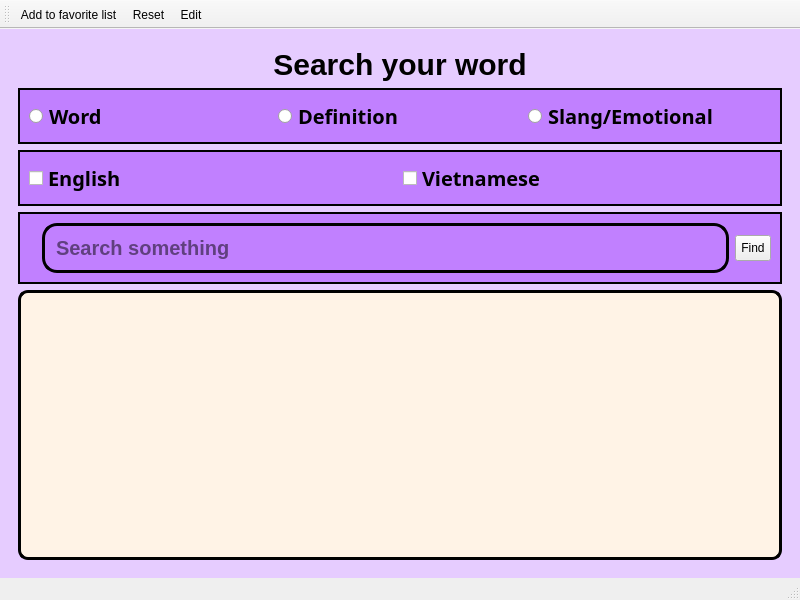
<?xml version="1.0" encoding="UTF-8"?>
<ui version="4.0">
 <class>search_window</class>
 <widget class="QMainWindow" name="search_window">
  <property name="geometry">
   <rect>
    <x>0</x>
    <y>0</y>
    <width>800</width>
    <height>600</height>
   </rect>
  </property>
  <property name="windowTitle">
   <string>Search window</string>
  </property>
  <property name="styleSheet">
   <string notr="true">#centralwidget{
	background-color: #e6ccff;
}
#label_search{
	font-family: &quot;Colonna MT&quot;;
	font-weight: bold;
	font-size: 30px;
}
#radioButton_def, #radioButton_word, #radioButton_SlangEmo, #checkBox_Viet, #checkBox_Eng, #lineSearch{
	font-family: &quot;Colonna MT&quot;;
	font-weight: bold;
	font-size: 20px;
}
#frame{
	border-width: 3px;
	border-style: solid;
	border-color: black;
	border-radius:10px;
}
#pushButton{
	padding: 5px;
}
#listWidget{
	border-width: 3px;
	border-style: solid;
	border-color: black;
	border-radius:10px;
	padding: 3px;
}

#frame_2, #frame_3, #frame_search{
	background-color: #c180ff;
	border-width: 2px;
	border-style: solid;
}
#lineSearch{
	background-color: #c180ff;
}

#frame_s{
	border-width: 3px;
	border-style: solid;
	border-color: #000000;
	border-radius: 15px;
}

#listWidget{
	background-color: #fff3e6;
	font-family: &quot;Colonna MT&quot;;
	font-size: 20px;
	color: black;	
}</string>
  </property>
  <widget class="QWidget" name="centralwidget">
   <layout class="QHBoxLayout" name="horizontalLayout_4">
    <item>
     <widget class="QWidget" name="widget_4" native="true">
      <layout class="QVBoxLayout" name="verticalLayout">
       <item>
        <widget class="QLabel" name="label_search">
         <property name="text">
          <string>Search your word</string>
         </property>
         <property name="alignment">
          <set>Qt::AlignCenter</set>
         </property>
        </widget>
       </item>
       <item>
        <widget class="QFrame" name="frame_2">
         <property name="frameShape">
          <enum>QFrame::StyledPanel</enum>
         </property>
         <property name="frameShadow">
          <enum>QFrame::Raised</enum>
         </property>
         <layout class="QHBoxLayout" name="horizontalLayout_2">
          <item>
           <widget class="QRadioButton" name="radioButton_word">
            <property name="font">
             <font>
              <family>Colonna MT</family>
              <pointsize>-1</pointsize>
              <bold>true</bold>
             </font>
            </property>
            <property name="text">
             <string>Word</string>
            </property>
           </widget>
          </item>
          <item>
           <widget class="QRadioButton" name="radioButton_def">
            <property name="font">
             <font>
              <family>Colonna MT</family>
              <pointsize>-1</pointsize>
              <bold>true</bold>
             </font>
            </property>
            <property name="text">
             <string>Definition</string>
            </property>
           </widget>
          </item>
          <item>
           <widget class="QRadioButton" name="radioButton_SlangEmo">
            <property name="font">
             <font>
              <family>Colonna MT</family>
              <pointsize>-1</pointsize>
              <bold>true</bold>
             </font>
            </property>
            <property name="text">
             <string>Slang/Emotional</string>
            </property>
           </widget>
          </item>
         </layout>
        </widget>
       </item>
       <item>
        <widget class="QFrame" name="frame_3">
         <property name="frameShape">
          <enum>QFrame::StyledPanel</enum>
         </property>
         <property name="frameShadow">
          <enum>QFrame::Raised</enum>
         </property>
         <layout class="QHBoxLayout" name="horizontalLayout_6">
          <item>
           <widget class="QCheckBox" name="checkBox_Eng">
            <property name="font">
             <font>
              <family>Colonna MT</family>
              <pointsize>-1</pointsize>
              <bold>true</bold>
             </font>
            </property>
            <property name="text">
             <string>English</string>
            </property>
           </widget>
          </item>
          <item>
           <widget class="QCheckBox" name="checkBox_Viet">
            <property name="font">
             <font>
              <family>Colonna MT</family>
              <pointsize>-1</pointsize>
              <bold>true</bold>
             </font>
            </property>
            <property name="text">
             <string>Vietnamese</string>
            </property>
           </widget>
          </item>
         </layout>
        </widget>
       </item>
       <item>
        <widget class="QFrame" name="frame_search">
         <property name="frameShape">
          <enum>QFrame::StyledPanel</enum>
         </property>
         <property name="frameShadow">
          <enum>QFrame::Raised</enum>
         </property>
         <layout class="QHBoxLayout" name="horizontalLayout">
          <item>
           <widget class="QLabel" name="label">
            <property name="text">
             <string/>
            </property>
            <property name="pixmap">
             <pixmap resource="sources.qrc">:/img/img/search.svg</pixmap>
            </property>
           </widget>
          </item>
          <item>
           <widget class="QFrame" name="frame_s">
            <property name="frameShape">
             <enum>QFrame::StyledPanel</enum>
            </property>
            <property name="frameShadow">
             <enum>QFrame::Raised</enum>
            </property>
            <layout class="QHBoxLayout" name="horizontalLayout_3">
             <property name="bottomMargin">
              <number>9</number>
             </property>
             <item>
              <widget class="QLineEdit" name="lineSearch">
               <property name="frame">
                <bool>false</bool>
               </property>
               <property name="placeholderText">
                <string>Search something</string>
               </property>
              </widget>
             </item>
            </layout>
           </widget>
          </item>
          <item>
           <widget class="QPushButton" name="pushButton">
            <property name="text">
             <string>Find</string>
            </property>
           </widget>
          </item>
         </layout>
        </widget>
       </item>
       <item>
        <widget class="QListWidget" name="listWidget">
         <property name="styleSheet">
          <string notr="true">font: 12pt &quot;Segoe UI&quot;;</string>
         </property>
         <property name="frameShape">
          <enum>QFrame::NoFrame</enum>
         </property>
        </widget>
       </item>
      </layout>
     </widget>
    </item>
   </layout>
  </widget>
  <widget class="QStatusBar" name="statusbar"/>
  <widget class="QToolBar" name="toolBar">
   <property name="windowTitle">
    <string>toolBar</string>
   </property>
   <attribute name="toolBarArea">
    <enum>TopToolBarArea</enum>
   </attribute>
   <attribute name="toolBarBreak">
    <bool>false</bool>
   </attribute>
   <addaction name="actionAdd"/>
   <addaction name="actionReset"/>
   <addaction name="actionEdit"/>
  </widget>
  <action name="actionAdd">
   <property name="icon">
    <iconset resource="sources.qrc">
     <normaloff>:/img/img/heart.svg</normaloff>:/img/img/heart.svg</iconset>
   </property>
   <property name="text">
    <string>Add to favorite list</string>
   </property>
  </action>
  <action name="actionReset">
   <property name="icon">
    <iconset resource="sources.qrc">
     <normaloff>:/img/img/refresh-ccw.svg</normaloff>:/img/img/refresh-ccw.svg</iconset>
   </property>
   <property name="text">
    <string>Reset</string>
   </property>
  </action>
  <action name="actionEdit">
   <property name="icon">
    <iconset resource="sources.qrc">
     <normaloff>:/img/img/edit-3.svg</normaloff>:/img/img/edit-3.svg</iconset>
   </property>
   <property name="text">
    <string>Edit</string>
   </property>
   <property name="toolTip">
    <string>Edit a word</string>
   </property>
  </action>
 </widget>
 <resources>
  <include location="sources.qrc"/>
 </resources>
 <connections/>
</ui>
